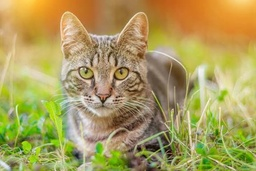
#> input picture images/gata_deitado.jpeg, 256 x 171 px, shrunk from 576 x 384 before the run
$ python ex2_4_reamostragem.py
#> lines starting #> are read from the running program, lines starting #| are printed output that depends on the picture
#> further down, img_bgr is the input picture: shape (171, 256, 3); mean B, G, R 91.5, 156.8, 171.4
"""
2.4 - Reamostragem (vizinho mais próximo e bilinear)
Saída esperada: redução e ampliação da MESMA imagem com os dois métodos + comparação.
Proibido: cv2.resize (só para validação).
"""
import numpy as np
import cv2
import matplotlib.pyplot as plt

def vizinho_mais_proximo(img: np.ndarray, sch, scw):
    """
    1. Dados:
        img original I: Ri x Ci
        img saida J: Ro x Co

    2. fator escala:
        na linha Sr: Ri / Ro
        na coluna Sc: Ci / Co

    3. Mapeamento:
        rm = [0 1 2 ... Ro-1] * Sr
        cm = [0 1 2 ... Co-1] * Sc

    4. coord. dos viz. mais proximos:
        r = round(rm) e c = round(cm)

    5. para l=0 ... Ro-1 e m=0 ... Co-1:
        J(l,m) = I(r[l], c[m])
    """
#> called with sch = 0.4, scw = 0.4
    # [15 lines of commented-out code are left out]
    ri, ci, channels= img.shape
#> ri = 171; ci = 256; channels = 3
    ro, co = int(ri * sch), int(ci * scw)
#> ro = 68; co = 102
    sr = ri / ro
#> sr = 2.51
    sc = ci / co
#> sc = 2.51
    img_out = np.zeros((ro, co, channels), dtype=np.uint8) # Inicializa a imagem de saída
    for r0 in range(ro):
        rm = int(r0 * sr)
        for c0 in range(co):
            cm = int(c0 * sc)
            img_out[r0, c0] = img[rm, cm]
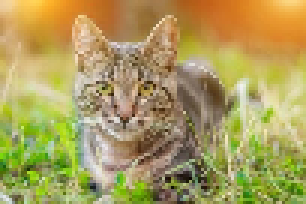
#> img_out: shape (68, 102, 3) (shown 3 times larger); mean R, G, B 171.8, 156.8, 91.4
    return img_out


# interpolação bilinear
def bilinear(img: np.ndarray, sch, scw):
    """
    1. Dados:
        img original I: Ri x Ci
        img saida J: Ro x Co

    2. fator escala:
        na linha Sr: Ri / Ro
        na coluna Sc: Ci / Co

    3. Mapeamento:
        rm = r * sr para r=[0 1 2 ... Ro-1]
        cm = c * sc para c=[0 1 2 ... Co-1]

    4. cacule (r0, c0) para cada par (rm, cm):
        (r0, c0) = (floor(rm), floor(cm))

    5. para cada par (rm, cm) obtido de (r, c):
        J(r, c) = I(r0, c0) * (1 - (delta_r)
                  + I(r0 + 1, c0) * (delta_r) * (1 - (delta_c))
                  + I(r0, c0 + 1) * (1 - (delta_r)) * (delta_c)
                  + I(r0 + 1, c0 + 1) * (delta_r) * (delta_c)
    """
#> called with sch = 0.4, scw = 0.4
    ri, ci, channels = img.shape
#> ri = 171; ci = 256; channels = 3
    ro, co = int(ri * sch), int(ci * scw)
#> ro = 68; co = 102

    sr = float(ri) / float(ro)
#> sr = 2.51
    sc = float(ci) / float(co)
#> sc = 2.51

    img_out = np.zeros((ro, co, channels), float) # Inicializa a imagem de saída

    for r in range(ro):
        rm = r * sr
        r0 = (np.floor(rm))
        delta_r = rm - r0
        for c in range(co):
            cm = c * sc
            c0 = (np.floor(cm))
            delta_c = cm - c0

            r0 = int(min(r0, ri - 2))
            c0 = int(min(c0, ci - 2))

            ia = img[r0,         c0]
            ib = img[r0 + 1,     c0]
            ic = img[r0,     c0 + 1]
            id = img[r0 + 1, c0 + 1]

            wa = (1 - delta_r) * (1 - delta_c)
            wb = (delta_r) * (1 - delta_c)
            wc = (1 - delta_r) * (delta_c)
            wd = (delta_r) * (delta_c)

            pixel = ia * wa + ib * wb + ic * wc + id * wd

            img_out[r, c] = pixel
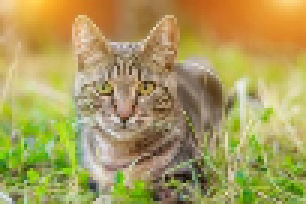
#> img_out: shape (68, 102, 3) float64 (shown 3 times larger); mean R, G, B 171.6, 156.8, 91.4


    return img_out.astype(np.uint8)
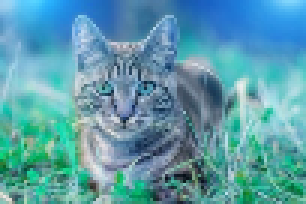
#> returned value: shape (68, 102, 3) (shown 3 times larger); mean of channels 0, 1, 2 171.1, 156.3, 90.9; drawn as B, G, R


if __name__ == "__main__":
    # [55 lines of commented-out code are left out]
    img_bgr = cv2.imread("images/gata_deitado.jpeg", cv2.IMREAD_COLOR)
    img_rgb = cv2.cvtColor(img_bgr, cv2.COLOR_BGR2RGB) # Para exibir as cores corretas no matplotlib

    # Definindo os fatores
    fator_reducao = 0.4   # Reduz para 40% do tamanho
    fator_ampliacao = 4.0 # Amplia para 400% do tamanho

    # 1. REDUÇÃO
    img_red_nn = vizinho_mais_proximo(img_rgb, fator_reducao, fator_reducao)
    img_red_bil = bilinear(img_rgb, fator_reducao, fator_reducao)

    # 2. AMPLIAÇÃO
    img_amp_nn = vizinho_mais_proximo(img_rgb, fator_ampliacao, fator_ampliacao)
    img_amp_bil = bilinear(img_rgb, fator_ampliacao, fator_ampliacao)
#> call 2 of bilinear, with sch = 4, scw = 4
#> after the loop in bilinear (call 2), `for r in range(ro):`:
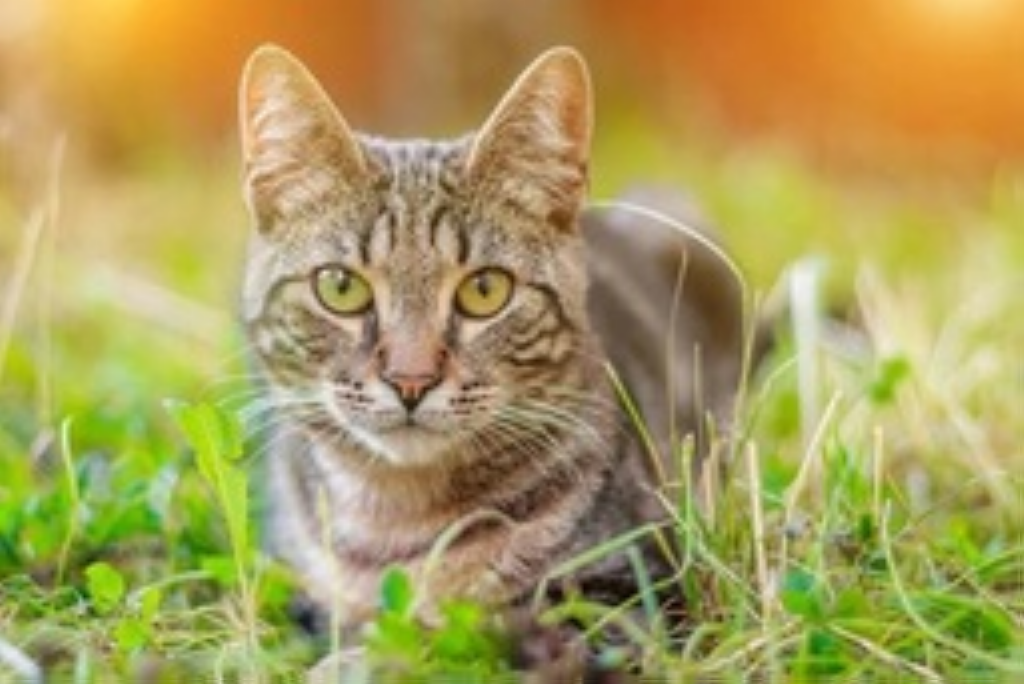
#> img_out: shape (684, 1024, 3) float64; mean R, G, B 171.2, 156.8, 91.5
#> in bilinear (call 2), `return img_out.astype(np.uint8)`:
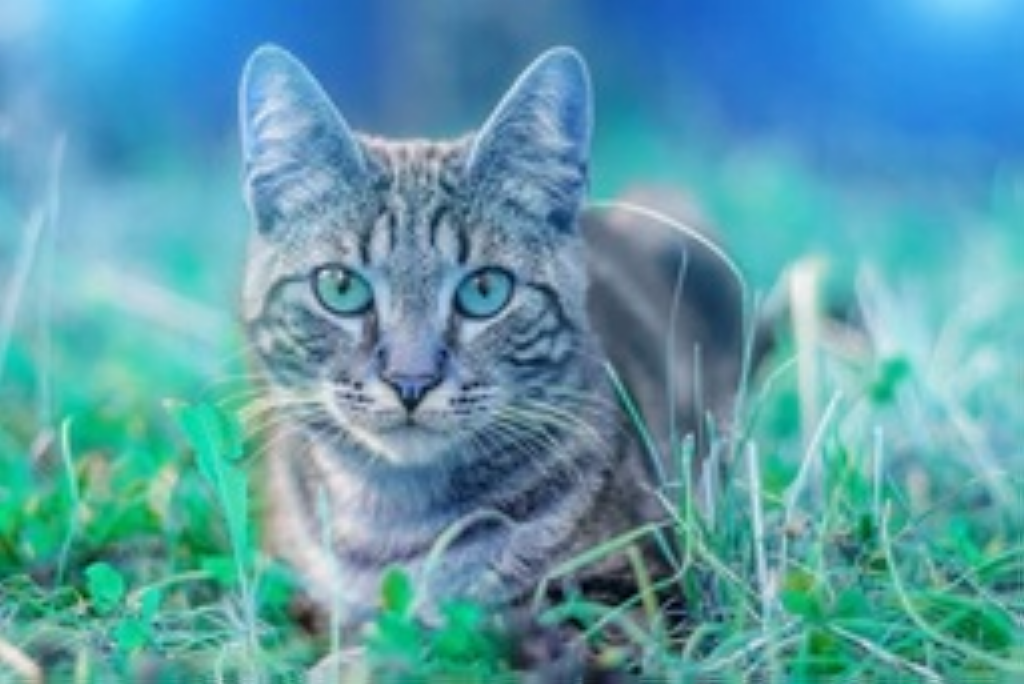
#> returned value: shape (684, 1024, 3); mean of channels 0, 1, 2 170.9, 156.4, 91.2; drawn as B, G, R

    # ==========================
    # APRESENTAÇÃO DOS RESULTADOS
    # ==========================
    fig = plt.figure(figsize=(12, 8))

    # Redução
    ax1 = fig.add_subplot(2, 2, 1)
    ax1.imshow(img_red_nn)
    ax1.set_title(f"Redução ({fator_reducao}x)\nVizinho Mais Próximo")
    ax1.axis("off")

    ax2 = fig.add_subplot(2, 2, 2)
    ax2.imshow(img_red_bil)
    ax2.set_title(f"Redução ({fator_reducao}x)\nBilinear")
    ax2.axis("off")

    # Ampliação
    ax3 = fig.add_subplot(2, 2, 3)
    ax3.imshow(img_amp_nn)
    ax3.set_title(f"Ampliação ({fator_ampliacao}x)\nVizinho Mais Próximo")
    ax3.axis("off")

    ax4 = fig.add_subplot(2, 2, 4)
    ax4.imshow(img_amp_bil)
    ax4.set_title(f"Ampliação ({fator_ampliacao}x)\nBilinear")
    ax4.axis("off")

    plt.tight_layout()
    plt.show()

$ run again, with images/bois.jpg copied over images/gata_deitado.jpeg
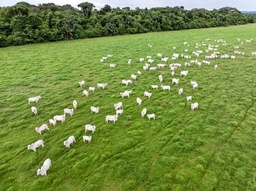
#> input picture images/bois.jpg, 256 x 191 px, shrunk from 500 x 374 before the run
#> img_bgr is the input picture: shape (191, 256, 3); mean B, G, R 67.6, 140.3, 116.9
#> after the loop in bilinear, `for r in range(ro):`:
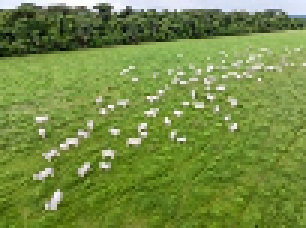
#> img_out: shape (76, 102, 3) float64 (shown 3 times larger); mean R, G, B 117.4, 140.7, 68.4
#> in bilinear (call 2), `return img_out.astype(np.uint8)`:
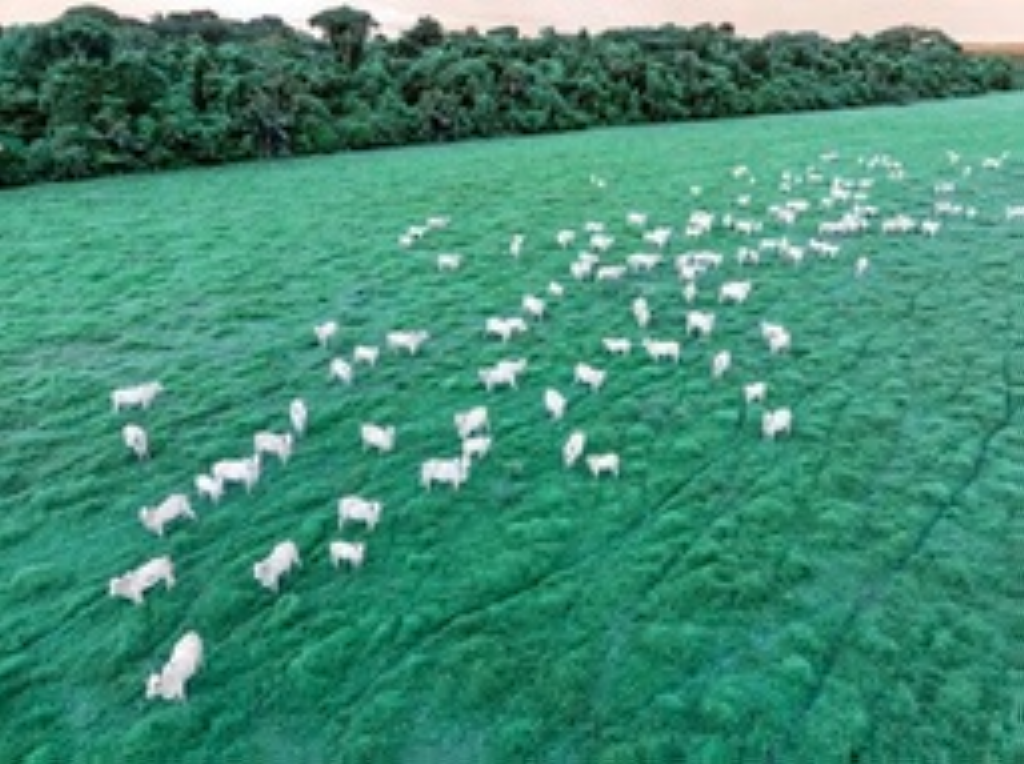
#> returned value: shape (764, 1024, 3); mean of channels 0, 1, 2 116.3, 139.7, 66.9; drawn as B, G, R
